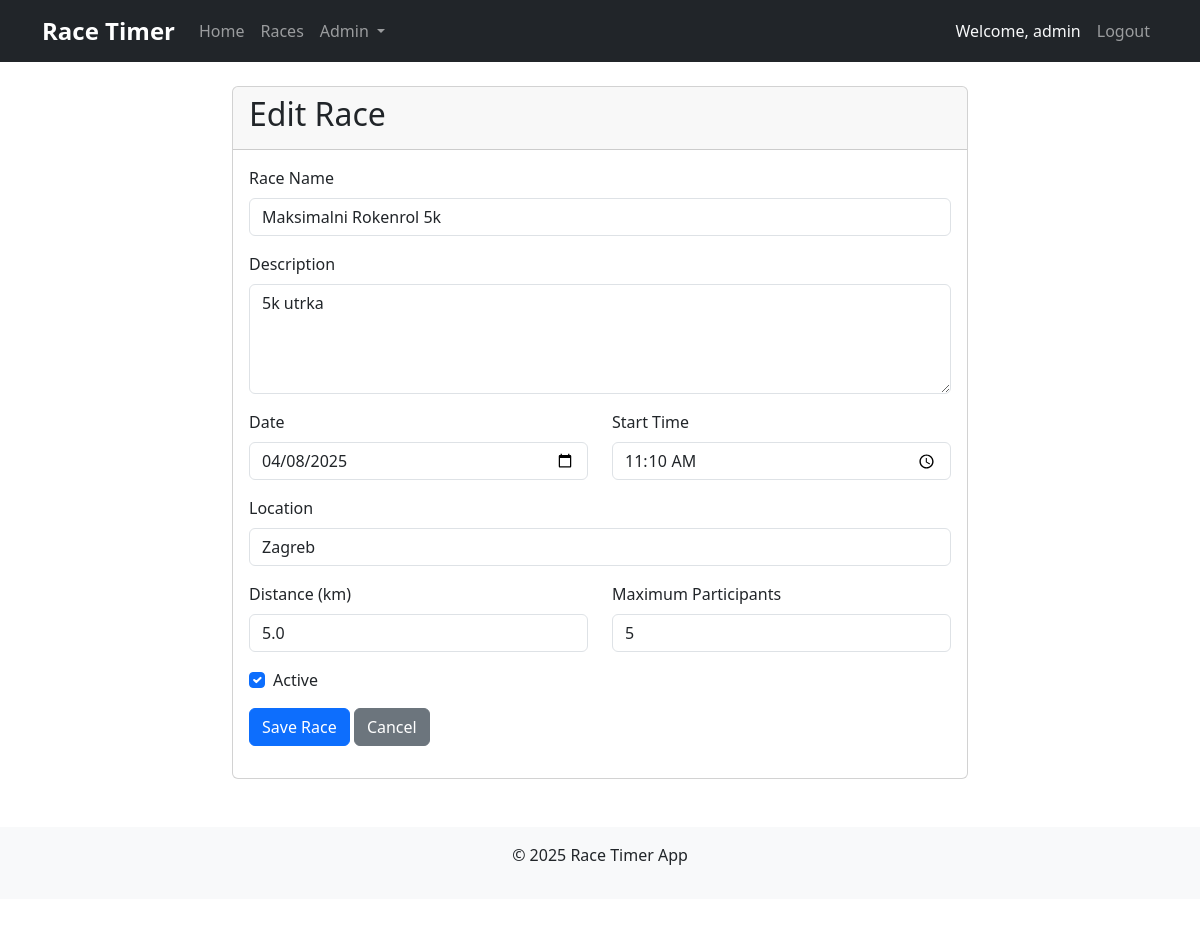
/admin/race/1/edit (signed in), run on the app's committed database.
### models.py (models this page shows, shortened)
class User(db.Model, UserMixin):
    id = db.Column(db.Integer, primary_key=True)
    username = db.Column(db.String(80), unique=True, nullable=False)
    email = db.Column(db.String(120), unique=True, nullable=False)
    password_hash = db.Column(db.String(128))
    is_admin = db.Column(db.Boolean, default=False)
    created_at = db.Column(db.DateTime, default=datetime.utcnow)
    race_entries = db.relationship('RaceEntry', backref='runner', lazy=True)

class Race(db.Model):
    id = db.Column(db.Integer, primary_key=True)
    name = db.Column(db.String(100), nullable=False)
    description = db.Column(db.Text)
    location = db.Column(db.String(200))
    date = db.Column(db.Date, nullable=False)
    start_time = db.Column(db.Time)
    distance = db.Column(db.Float)  # in kilometers
    max_participants = db.Column(db.Integer)
    is_active = db.Column(db.Boolean, default=True)
    is_started = db.Column(db.Boolean, default=False)
    start_timestamp = db.Column(db.DateTime)
    created_at = db.Column(db.DateTime, default=datetime.utcnow)
    entries = db.relationship('RaceEntry', backref='race', lazy=True)

### app.py (the view)
@app.route('/admin/race/<int:race_id>/edit', methods=['GET', 'POST'])
@login_required
def edit_race(race_id):
    if not current_user.is_admin:
        flash('Access denied: Admin privileges required.')
        return redirect(url_for('index'))
    race = Race.query.get_or_404(race_id)
    form = RaceForm(obj=race)
    if form.validate_on_submit():
        form.populate_obj(race)
        db.session.commit()
        flash('Race updated successfully!')
        return redirect(url_for('admin_races'))
    return render_template('admin/race_form.html', form=form, title='Edit Race')

### forms.py
class RaceForm(FlaskForm):
    name = StringField('Race Name', validators=[DataRequired()])
    description = TextAreaField('Description')
    location = StringField('Location')
    date = DateField('Date', validators=[DataRequired()])
    start_time = TimeField('Start Time', validators=[Optional()])
    distance = FloatField('Distance (km)', validators=[Optional()])
    max_participants = IntegerField('Maximum Participants', validators=[Optional()])
    is_active = BooleanField('Active')
    submit = SubmitField('Save Race')

### app.py (called while the page is built)
@login_manager.user_loader
def load_user(user_id):
    return User.query.get(int(user_id))

### templates/admin/race_form.html (shortened to what this page needs)
{% extends "base.html" %}
{% block content %}
<div class="row justify-content-center">
    <div class="col-md-8">
        <div class="card">
            <div class="card-header">
                <h2>{{ title }}</h2>
            </div>
            <div class="card-body">
                <form method="post">
                    <div class="mb-3">
                        {{ form.name.label(class="form-label") }}
                        {{ form.name(class="form-control") }}
                    </div>
                    <div class="mb-3">
                        {{ form.description.label(class="form-label") }}
                        {{ form.description(class="form-control", rows=4) }}
                    </div>
                    <div class="row mb-3">
                        <div class="col-md-6">
                            {{ form.date.label(class="form-label") }}
                            {{ form.date(class="form-control", type="date") }}
                        </div>
                        <div class="col-md-6">
                            {{ form.start_time.label(class="form-label") }}
                            {{ form.start_time(class="form-control", type="time") }}
                        </div>
                    </div>
                    <div class="mb-3">
                        {{ form.location.label(class="form-label") }}
                        {{ form.location(class="form-control") }}
                    </div>
                    <div class="row mb-3">
                        <div class="col-md-6">
                            {{ form.distance.label(class="form-label") }}
                            {{ form.distance(class="form-control", type="number", step="0.1") }}
                        </div>
                        <div class="col-md-6">
                            {{ form.max_participants.label(class="form-label") }}
                            {{ form.max_participants(class="form-control", type="number") }}
                        </div>
                    </div>
                    <div class="mb-3 form-check">
                        {{ form.is_active(class="form-check-input") }}
                        {{ form.is_active.label(class="form-check-label") }}
                    </div>
                    <div class="mb-3">
                        {{ form.submit(class="btn btn-primary") }}
                        <a href="{{ url_for('admin_races') }}" class="btn btn-secondary">Cancel</a>
                    </div>
                </form>
            </div>
        </div>
    </div>
</div>
{% endblock %}

### templates/base.html (shortened to what this page needs)
<!DOCTYPE html>
<html lang="en">
<head>
    <link href="https://cdn.jsdelivr.net/npm/bootstrap@5.3.0-alpha1/dist/css/bootstrap.min.css" rel="stylesheet">
    <link href="{{ url_for('static', filename='css/style.css') }}" rel="stylesheet">
</head>
<body>
    <nav class="navbar navbar-expand-lg navbar-dark bg-dark">
        <div class="container">
            <a class="navbar-brand" href="{{ url_for('index') }}">Race Timer</a>
            <div class="collapse navbar-collapse" id="navbarNav">
                <ul class="navbar-nav me-auto">
                    <li class="nav-item">
                        <a class="nav-link" href="{{ url_for('index') }}">Home</a>
                    </li>
                    <li class="nav-item">
                        <a class="nav-link" href="{{ url_for('races') }}">Races</a>
                    </li>
                    {% if current_user.is_authenticated and current_user.is_admin %}
                    <li class="nav-item dropdown">
                        <a class="nav-link dropdown-toggle" href="#" id="adminDropdown" role="button" data-bs-toggle="dropdown">
                            Admin
                        </a>
                    </li>
                    {% endif %}
                </ul>
                <ul class="navbar-nav">
                    {% if current_user.is_authenticated %}
                    <li class="nav-item">
                        <span class="nav-link text-light">Welcome, {{ current_user.username }}</span>
                    </li>
                    <li class="nav-item">
                        <a class="nav-link" href="{{ url_for('logout') }}">Logout</a>
                    </li>
                    {% endif %}
                </ul>
            </div>
        </div>
    </nav>
    <main class="container mt-4">
        {% block content %}{% endblock %}
    </main>
    <footer class="mt-5 py-3 bg-light">
        <div class="container text-center">
            <p>&copy; 2025 Race Timer App</p>
        </div>
    </footer>
</body>
</html>

### static/css/style.css (style rules this page uses)
body { padding-bottom: 60px; }
.navbar-brand { font-weight: bold; font-size: 1.5rem; }
footer { background-color: #f8f9fa; padding: 20px 0; margin-top: 40px; }

### data on the page
User: username "admin"
Race: name "Maksimalni Rokenrol 5k", description "5k utrka", date "04/08/2025", start_time "11:10", location "Zagreb", distance "5.0", max_participants "5", is_active "☑"

### other printed values
{{ title }} "Edit Race"
